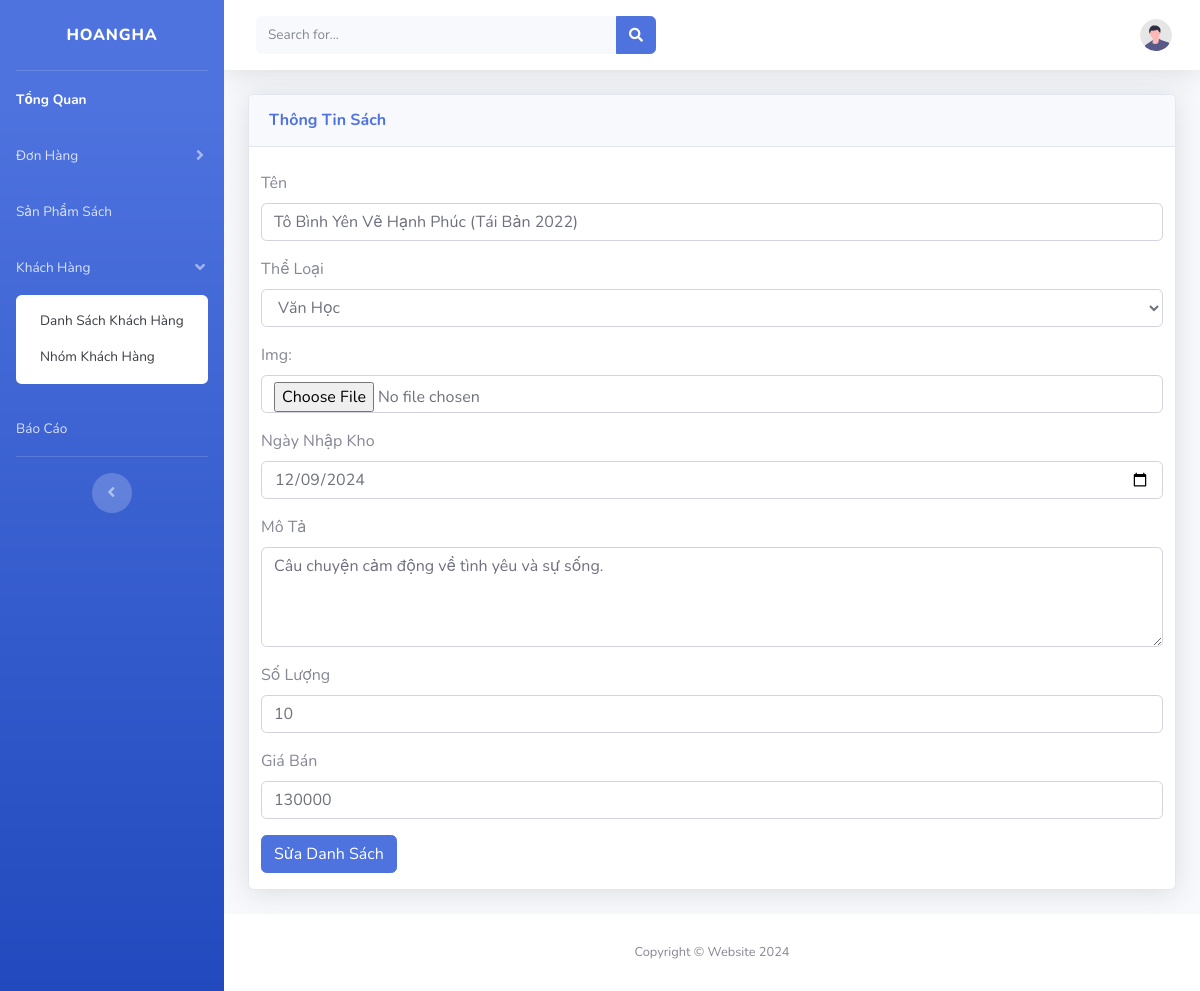
The page /view/sualistsach.php?id=101 (signed in) on the database its author committed.
### tables this page shows
CREATE TABLE `sach` (
  `id` int(255) NOT NULL,
  `name` varchar(255) NOT NULL,
  `img` varchar(255) DEFAULT NULL,
  `id_theloai` int(50) NOT NULL,
  `ngaynhapkho` date NOT NULL,
  `mota` varchar(1000) NOT NULL,
  `soluong` int(255) NOT NULL,
  `gia` varchar(255) NOT NULL COMMENT 'giá nhập',
  `giaban` varchar(255) NOT NULL COMMENT 'giá bán',
  `tacgia` varchar(500) NOT NULL
);

### view/sualistsach.php (the view, shortened to what this page needs)
<?php
include "../model/conn.php";
if(isset($_SESSION['login']['username']) && $_SESSION['login']['username']){
    if (isset($_GET['id'])) {
?>
<!DOCTYPE html>
<html lang="en">
<head>
    <link href="../view/vendor/fontawesome-free/css/all.min.css" rel="stylesheet" type="text/css">
    <link href="css/sb-admin-2.min.css" rel="stylesheet">
    <link rel="stylesheet" href="css/index.css">
</head>
<body id="page-top">
    <div id="wrapper">
        <ul class="navbar-nav bg-gradient-primary sidebar sidebar-dark accordion" id="accordionSidebar">
            <a class="sidebar-brand d-flex align-items-center justify-content-center" href="http://localhost:8080/doantn/view/index.php">
                <div class="sidebar-brand-text mx-3">HoangHa</div>
            </a>
            <hr class="sidebar-divider my-0">
            <li class="nav-item active">
                <a class="nav-link" href="index.php">
                    <span>Tổng Quan</span></a>
            </li>
            <li class="nav-item">
                <a class="nav-link collapsed" href="#" data-toggle="collapse" data-target="#collapsePages"
                    aria-expanded="true" aria-controls="collapsePages">
                    <span>Đơn Hàng</span>
                </a>
            </li>
            <li class="nav-item">
                <a class="nav-link" href="listsach.php">
                    <span>Sản Phẩm Sách</span></a>
            </li>
            <li class="nav-item">
                <a class="nav-link" href="#" data-toggle="collapse" data-target="#collapse" aria-expanded="true"
                    aria-controls="collapse">
                    <span>Khách Hàng</span>
                </a>
                <div id="collapse" class="collapse show" aria-labelledby="headingTwo" data-parent="#accordionSidebar">
                    <div class="bg-white py-2 collapse-inner rounded">
                        <a class="collapse-item" href="danhsachkhachhang.php">Danh Sách Khách Hàng</a>
                        <a class="collapse-item" href="nhomkhachhang.php">Nhóm Khách Hàng</a>
                    </div>
                </div>
            </li>
            <li class="nav-item">
                <a class="nav-link" href="baocao.php">
                    <span>Báo Cáo</span></a>
            </li>
            <hr class="sidebar-divider d-none d-md-block">
            <div class="text-center d-none d-md-inline">
                <button class="rounded-circle border-0" id="sidebarToggle"></button>
            </div>
        </ul>
        <div id="content-wrapper" class="d-flex flex-column">
            <div id="content">
                <nav class="navbar navbar-expand navbar-light bg-white topbar mb-4 static-top shadow">
                    <form
                        class="d-none d-sm-inline-block form-inline mr-auto ml-md-3 my-2 my-md-0 mw-100 navbar-search">
                        <div class="input-group">
                            <input type="text" class="form-control bg-light border-0 small" placeholder="Search for..."
                                aria-label="Search" aria-describedby="basic-addon2">
                            <div class="input-group-append">
                                <button class="btn btn-primary" type="button">
                                    <i class="fas fa-search fa-sm"></i>
                                </button>
                            </div>
                        </div>
                    </form>
                    <ul class="navbar-nav ml-auto">
                        <li class="nav-item dropdown no-arrow">
                            <a class="nav-link dropdown-toggle" href="#" id="userDropdown" role="button"
                                data-toggle="dropdown" aria-haspopup="true" aria-expanded="false">
                                <img class="img-profile rounded-circle" src="img/undraw_profile.svg">
                            </a>
                        </li>
                    </ul>
                </nav>
                <div class="container-fluid">
                    <div class="card shadow mb-4">
                        <div class="card-header py-3">
                            <h6 class="m-0 font-weight-bold text-primary">Thông Tin Sách</h6>
                        </div>
                        <br>
                        <?php
                       if (isset($_GET['id']) && $_GET['id']) {
                        $id = $_GET['id'];
                        $sqlselectdata_tbl_sach = "SELECT * FROM `sach` WHERE id = $id";
                        $sqlselectdata_tbl_theloai = "SELECT * FROM `theloai`";
                        $result_tbl_sach = mysqli_query($conn, $sqlselectdata_tbl_sach);
                        $result_tbl_theloai = mysqli_query($conn, $sqlselectdata_tbl_theloai);
                        $row_tbl_sach = mysqli_fetch_assoc($result_tbl_sach);
                       }
                       else {
                        header("location: listsach.php");
                       }
                        ?>
                        <form action="../controller/sualistsach.php?id=<?php echo $row_tbl_sach['id']?>" method="POST" enctype="multipart/form-data">
                            <div class="form-group">
                            <div class="form-group">
                                <div class="form-group col-md-12">
                                    <label for="">Tên</label>
                                    <input type="text" class="form-control" id="" required value="<?php echo $row_tbl_sach['name'];?>"
                                        placeholder="Enter Name" name="namesach">
                                </div>
                            </div>
                                <div class="form-group col-md-12">
                                    <label for="inputState">Thể Loại</label>
                                    <select name="theloai" class="form-control">
                                        <?php
                                         if (mysqli_num_rows($result_tbl_theloai) > 0) {
                                            while ($row_tbl_theloai = mysqli_fetch_array($result_tbl_theloai)) {
                                        ?>
                                        <option value="<?php echo $row_tbl_theloai['id']?>"><?php echo $row_tbl_theloai['name']?></option>
                                        <?php
                                            }
                                        }
                                        ?>
                                    </select>
                                </div>
                                <div class="form-group">
                                <div class="form-group col-md-12">
                                    <label for="">Img: </label>
                                    <input type="file" class="form-control" id="" placeholder="Enter Name" value="<?php echo $row_tbl_sach['img']; ?>" name="img">
                                </div>
                            </div>
                            </div>
                            <div class="form-group">
                                <div class="form-group col-md-12">
                                    <label for="">Ngày Nhập Kho</label>
                                    <input type="date" class="form-control" id="" aria-describedby="emailHelp" min="1999-01-02"
                                        placeholder="Enter Name" value="<?php echo $row_tbl_sach['ngaynhapkho']; ?>" name="ngaynhapkho">
                                </div>
                            </div>
                            <div class="form-floating">
                                <div class="form-group col-md-12">
                                    <label for="inputState">Mô Tả</label>
                                    <textarea class="form-control" placeholder="Description 1.." id="floatingTextarea2" name="mota"
                                        style="height: 100px"><?php echo $row_tbl_sach['mota']; ?></textarea>
                                </div>
                            </div>
                            <div class="form-group">
                                <div class="form-group col-md-12">
                                    <label for="">Số Lượng</label>
                                    <input type="number" class="form-control" id="" aria-describedby="emailHelp" name="soluong"
                                        placeholder="Enter.." value="<?php echo $row_tbl_sach['soluong']; ?>">
                                </div>
                            </div>
                            <div class="form-group">
                                <div class="form-group col-md-12">
                                    <label for="">Giá Bán</label>
                                    <input type="number " class="form-control" id="" aria-describedby="emailHelp" value="<?php echo $row_tbl_sach['giaban']; ?>"
                                        placeholder="Enter.." name="giaban">
                                </div>
                            </div>
                            <div class="form-group col-md-3">
                                <button type="submit" class="btn btn-primary" name="sualistsach">Sửa Danh Sách</button>
                            </div>
                        </form>
                    </div>
                </div>
                <footer class="sticky-footer bg-white">
                    <div class="container my-auto">
                        <div class="copyright text-center my-auto">
                            <span>Copyright &copy; Website 2024</span>
                        </div>
                    </div>
                </footer>
            </div>
        </div>
</body>
</html>
<?php
}else{
    header("location: listsach.php");
}
}else {
    header("location: ../index.php");
}
?>

### rows shown on the page
sach: namesach "Tô Bình Yên Vẽ Hạnh Phúc (Tái Bản 2022)", ngaynhapkho "12/09/2024", mota "Câu chuyện cảm động về tình yêu và sự sống.", soluong "10", giaban "130000"

### other values the page prints
form field theloai "Văn Học"
